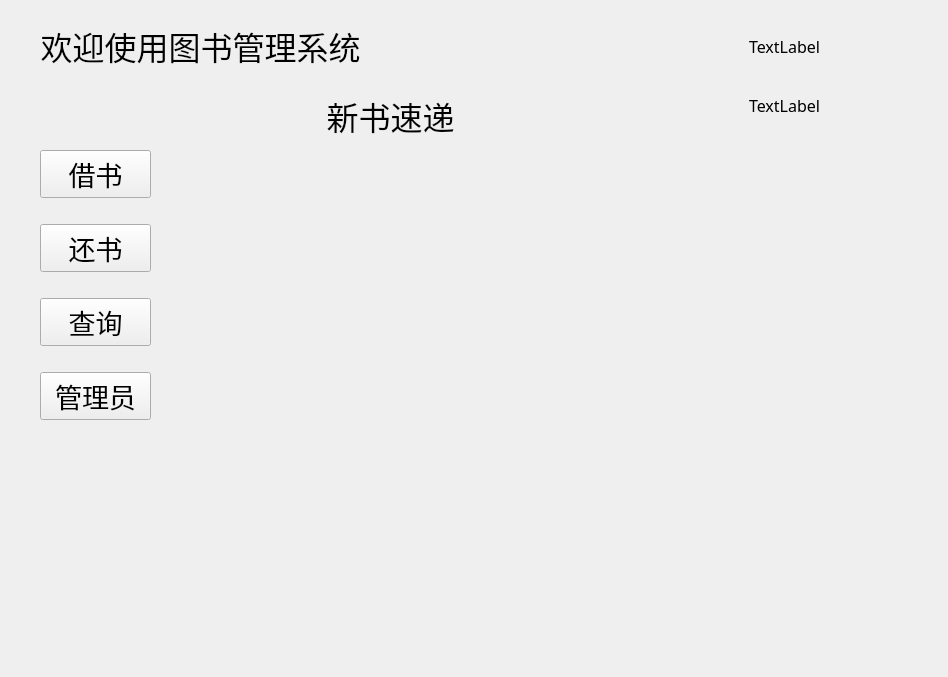
<?xml version="1.0" encoding="UTF-8"?>
<ui version="4.0">
 <class>bookui</class>
 <widget class="QWidget" name="bookui">
  <property name="geometry">
   <rect>
    <x>0</x>
    <y>0</y>
    <width>948</width>
    <height>677</height>
   </rect>
  </property>
  <property name="windowTitle">
   <string>图书管理系统</string>
  </property>
  <widget class="QLabel" name="WelcomeText">
   <property name="geometry">
    <rect>
     <x>10</x>
     <y>0</y>
     <width>381</width>
     <height>91</height>
    </rect>
   </property>
   <property name="font">
    <font>
     <family>宋体</family>
     <pointsize>24</pointsize>
    </font>
   </property>
   <property name="text">
    <string>欢迎使用图书管理系统</string>
   </property>
   <property name="alignment">
    <set>Qt::AlignCenter</set>
   </property>
  </widget>
  <widget class="QWidget" name="verticalLayoutWidget_2">
   <property name="geometry">
    <rect>
     <x>40</x>
     <y>130</y>
     <width>111</width>
     <height>311</height>
    </rect>
   </property>
   <layout class="QVBoxLayout" name="verticalLayout_2">
    <item>
     <widget class="QPushButton" name="BorrowButton">
      <property name="font">
       <font>
        <family>宋体</family>
        <pointsize>20</pointsize>
       </font>
      </property>
      <property name="text">
       <string>借书</string>
      </property>
     </widget>
    </item>
    <item>
     <widget class="QPushButton" name="LendButton">
      <property name="font">
       <font>
        <family>宋体</family>
        <pointsize>20</pointsize>
       </font>
      </property>
      <property name="text">
       <string>还书</string>
      </property>
     </widget>
    </item>
    <item>
     <widget class="QPushButton" name="SearchButton">
      <property name="font">
       <font>
        <family>宋体</family>
        <pointsize>20</pointsize>
       </font>
      </property>
      <property name="text">
       <string>查询</string>
      </property>
     </widget>
    </item>
    <item>
     <widget class="QPushButton" name="AdminButton">
      <property name="font">
       <font>
        <family>宋体</family>
        <pointsize>20</pointsize>
       </font>
      </property>
      <property name="text">
       <string>管理员</string>
      </property>
     </widget>
    </item>
   </layout>
  </widget>
  <widget class="QWidget" name="horizontalLayoutWidget">
   <property name="geometry">
    <rect>
     <x>610</x>
     <y>20</y>
     <width>271</width>
     <height>111</height>
    </rect>
   </property>
   <layout class="QHBoxLayout" name="horizontalLayout">
    <item>
     <widget class="QLabel" name="SelfPic">
      <property name="text">
       <string/>
      </property>
     </widget>
    </item>
    <item>
     <layout class="QVBoxLayout" name="verticalLayout">
      <item>
       <widget class="QLabel" name="AuthLabel">
        <property name="font">
         <font>
          <family>宋体</family>
          <pointsize>12</pointsize>
         </font>
        </property>
        <property name="text">
         <string>TextLabel</string>
        </property>
       </widget>
      </item>
      <item>
       <widget class="QLabel" name="AccountLabel">
        <property name="font">
         <font>
          <family>宋体</family>
          <pointsize>12</pointsize>
         </font>
        </property>
        <property name="text">
         <string>TextLabel</string>
        </property>
       </widget>
      </item>
     </layout>
    </item>
   </layout>
  </widget>
  <widget class="QWidget" name="verticalLayoutWidget">
   <property name="geometry">
    <rect>
     <x>190</x>
     <y>170</y>
     <width>688</width>
     <height>460</height>
    </rect>
   </property>
   <layout class="QVBoxLayout" name="verticalLayout_3">
    <item>
     <layout class="QHBoxLayout" name="horizontalLayout_2">
      <item>
       <widget class="QLabel" name="label">
        <property name="text">
         <string/>
        </property>
        <property name="pixmap">
         <pixmap resource="data.qrc">:/img/img/book/0001484524.jpg</pixmap>
        </property>
       </widget>
      </item>
      <item>
       <widget class="QLabel" name="label_2">
        <property name="text">
         <string/>
        </property>
        <property name="pixmap">
         <pixmap resource="data.qrc">:/img/img/book/0001956604.jpg</pixmap>
        </property>
       </widget>
      </item>
      <item>
       <widget class="QLabel" name="label_3">
        <property name="text">
         <string/>
        </property>
        <property name="pixmap">
         <pixmap resource="data.qrc">:/img/img/book/0002158434.jpg</pixmap>
        </property>
       </widget>
      </item>
     </layout>
    </item>
    <item>
     <layout class="QHBoxLayout" name="horizontalLayout_3">
      <item>
       <widget class="QLabel" name="label_4">
        <property name="text">
         <string/>
        </property>
        <property name="pixmap">
         <pixmap resource="data.qrc">:/img/img/book/0002163306.jpg</pixmap>
        </property>
       </widget>
      </item>
      <item>
       <widget class="QLabel" name="label_5">
        <property name="text">
         <string/>
        </property>
        <property name="pixmap">
         <pixmap resource="data.qrc">:/img/img/book/0002169681.jpg</pixmap>
        </property>
       </widget>
      </item>
      <item>
       <widget class="QLabel" name="label_6">
        <property name="text">
         <string/>
        </property>
        <property name="pixmap">
         <pixmap resource="data.qrc">:/img/img/book/0002182718.jpg</pixmap>
        </property>
       </widget>
      </item>
     </layout>
    </item>
   </layout>
  </widget>
  <widget class="QLabel" name="WelcomeText_2">
   <property name="geometry">
    <rect>
     <x>200</x>
     <y>70</y>
     <width>381</width>
     <height>91</height>
    </rect>
   </property>
   <property name="font">
    <font>
     <family>宋体</family>
     <pointsize>24</pointsize>
    </font>
   </property>
   <property name="text">
    <string>新书速递</string>
   </property>
   <property name="alignment">
    <set>Qt::AlignCenter</set>
   </property>
  </widget>
 </widget>
 <resources>
  <include location="data.qrc"/>
 </resources>
 <connections/>
</ui>
